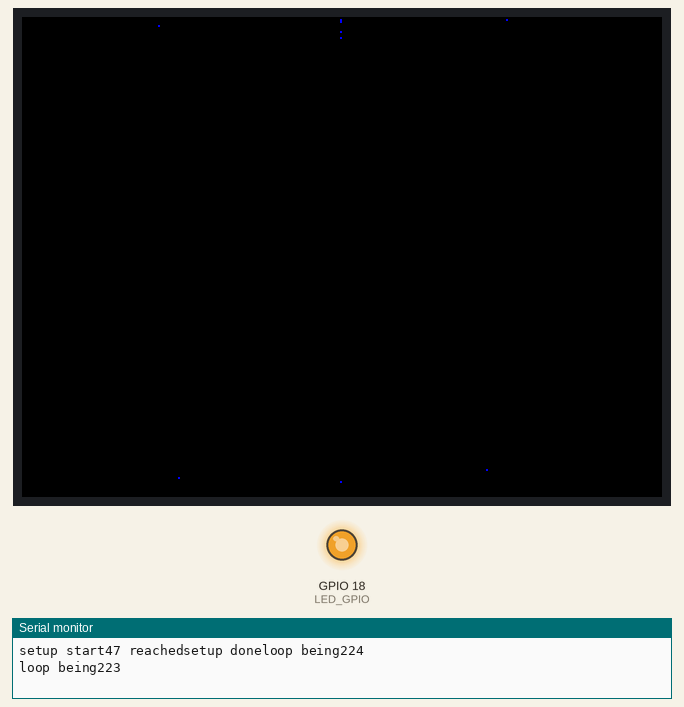
This sketch was run on a simulated ESP32. Shown: 320×240 colour display, output pins drawn as LEDs (lit = HIGH), the last lines printed to the serial monitor.

Above: at 0.53 s.
At 29.1 s:
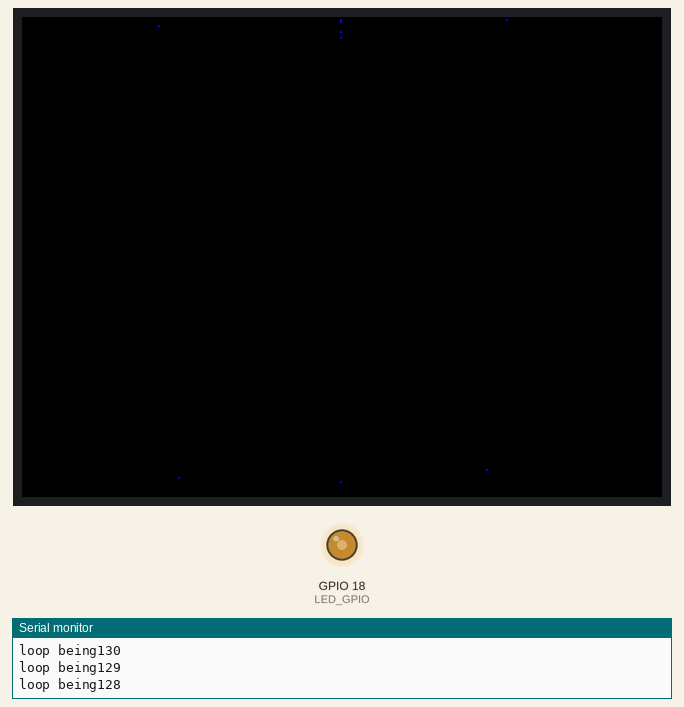
Timing chart, 0 to 40.0 s (numbered marks = the images above):
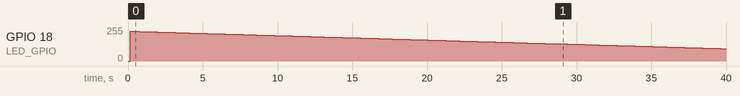

The sketch:

2-11-2023.ino
```cpp
// Demo based on:
// UTFT_Demo_320x240 by Henning Karlsen
// web: http://www.henningkarlsen.com/electronics
//
/*

 This sketch uses the GLCD and font 2 only.

 Make sure all the display driver and pin connections are correct by
 editing the User_Setup.h file in the TFT_eSPI library folder.

 #########################################################################
 ###### DON'T FORGET TO UPDATE THE User_Setup.h FILE IN THE LIBRARY ######
 #########################################################################
 */

#include "SPI.h"

#include "TFT_eSPI.h"

#define TFT_GREY 0x7BEF

#define LED_GPIO   18
#define PWM1_Ch    0
#define PWM1_Res   8
#define PWM1_Freq  1000

int PWM1_DutyCycle = 225;
int BeginDim=1;

  int buf[318];
  int x, x2;
  int y, y2;
  int r;
  int col = 0;

TFT_eSPI myGLCD = TFT_eSPI();       // Invoke custom library

unsigned long runTime = 0;
void setup()
{
// Setup the LCD
  Serial.begin(115200);
  Serial.print("setup start");
  myGLCD.init();
  myGLCD.setRotation(1);
  Serial.print("47 reached");
  ledcAttachPin(LED_GPIO, PWM1_Ch);
  ledcSetup(PWM1_Ch, PWM1_Freq, PWM1_Res);
  Serial.print("setup done");


}


void loop()
{
    Serial.print("loop being");
if(PWM1_DutyCycle > 255){BeginDim=1;}
if(PWM1_DutyCycle < 1  ){BeginDim=0;}

  if(BeginDim)
  {
    ledcWrite(PWM1_Ch, PWM1_DutyCycle-=1);
  }
  else
  {
    ledcWrite(PWM1_Ch, PWM1_DutyCycle+=1);
  }

  Serial.printf("%d\n",PWM1_DutyCycle);


// Draw a moving sinewave
  x=1;
  for (int i=1; i<(317*400); i++)
  {
    x++;
    if (x==318)
      x=1;
    if (i>318)
    {
      if ((x==159)||(buf[x-1]==119))
        col = TFT_BLUE;
      else
      myGLCD.drawPixel(x,buf[x-1],TFT_BLACK);
    }
    y=119+(sin(((i*1.1)*3.14)/180)*(90-(i / 100)));
    myGLCD.drawPixel(x,y,TFT_BLUE);
    buf[x-1]=y;
  }

  delay(0);

  myGLCD.fillRect(1,15,317,209,TFT_BLACK);
//*/
}
```

Measured:
- by itself, GPIO 18 (LED_GPIO): 0/255 → 223/255 at 0.15 s, → 222/255 0.30 s later, → 221/255 0.30 s later, → 220/255 0.30 s later, … (132 changes in this stretch)
